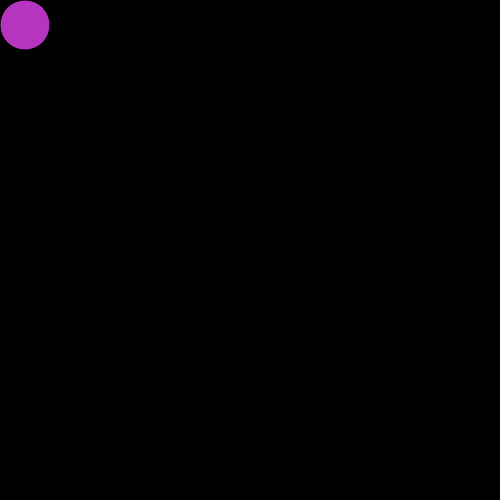
Frame 1 (no input)
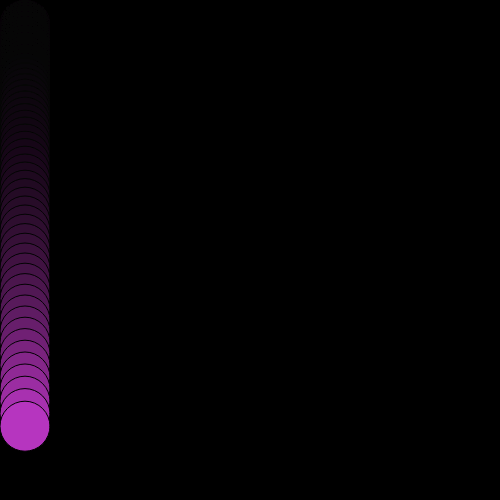
Frame 60 (no input)
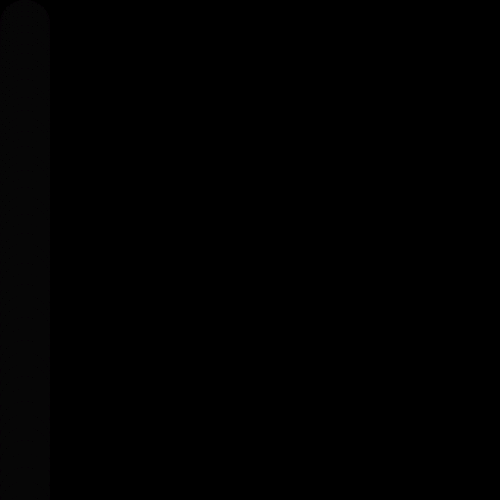
Frame 120 (the mouse pressed at the canvas centre since frame 60)

The p5.js sketch that drew these frames (run headless with seeded random() and noise() and a simulated clock; from frame 60 on, the mouse is pressed at the canvas centre):

// p5.js sketch
// ── sketch.js
let xPos = 25;
let yPos = 25
let r
let g 
let b 
let i = 1



function setup() {
  createCanvas(500, 500);
  background(0);

  r = random(0, 255);
  g = random(0, 255);
  b = random(0, 255);
  
}

function mouseClicked() {
  r = random(0, 255);
  g = random(0, 255);
  b = random(0, 255);

  yPos = 25
  xPos = random(0, 500)
  i = 1
}

function draw() {
  background(0, 20);

  fill(r, g, b);
  ellipse(xPos, yPos, 50, 50);


  
  // xPos += 3;
  yPos += i;

  if (i < 50){
    i += 0.2
  }

  
  if (xPos > 525) {
    xPos = -25;
  }
}




/*
let xPos = 250;
let yPos = 250;
let xDirection = 1
let yDirection = 1
let xsped = 1
let ysped = 1


function setup() {
   createCanvas(500, 500);
   background(0);
}


function draw() {
   background(0);


   fill(0, 255, 0);
   ellipse(xPos, yPos, 50, 50);

  xPos += xsped * xDirection
  yPos += ysped * yDirection

  if (xsped < 40) {
    xsped += 0.1
  }
  if (ysped < 40) {
    ysped += 0.09
  }

  // xsped += 0.1
  // ysped += 0.09

  if (xPos > 500) {
    xDirection *= -1
  }

  if (xPos < 0) {
    xDirection *= -1
  }

  if (yPos > 500) {
    yDirection *= -1
  }

  if (yPos < 0) {
    yDirection *= -1
  }
}

*/
